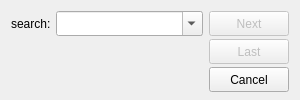
<?xml version="1.0" encoding="UTF-8"?>
<ui version="4.0">
 <class>SuperFindBox</class>
 <widget class="QFrame" name="SuperFindBox">
  <property name="geometry">
   <rect>
    <x>0</x>
    <y>0</y>
    <width>300</width>
    <height>100</height>
   </rect>
  </property>
  <property name="sizePolicy">
   <sizepolicy hsizetype="Minimum" vsizetype="Minimum">
    <horstretch>0</horstretch>
    <verstretch>0</verstretch>
   </sizepolicy>
  </property>
  <property name="minimumSize">
   <size>
    <width>300</width>
    <height>100</height>
   </size>
  </property>
  <property name="windowTitle">
   <string>Frame</string>
  </property>
  <layout class="QHBoxLayout" name="horizontalLayout_2">
   <item>
    <layout class="QVBoxLayout" name="verticalLayout_2">
     <item>
      <layout class="QHBoxLayout" name="horizontalLayout" stretch="1,9">
       <property name="spacing">
        <number>5</number>
       </property>
       <item>
        <widget class="QLabel" name="label">
         <property name="sizePolicy">
          <sizepolicy hsizetype="Preferred" vsizetype="Minimum">
           <horstretch>0</horstretch>
           <verstretch>0</verstretch>
          </sizepolicy>
         </property>
         <property name="minimumSize">
          <size>
           <width>0</width>
           <height>0</height>
          </size>
         </property>
         <property name="maximumSize">
          <size>
           <width>16777215</width>
           <height>25</height>
          </size>
         </property>
         <property name="text">
          <string>search:</string>
         </property>
        </widget>
       </item>
       <item>
        <widget class="QComboBox" name="comboBox">
         <property name="sizePolicy">
          <sizepolicy hsizetype="Minimum" vsizetype="Minimum">
           <horstretch>0</horstretch>
           <verstretch>0</verstretch>
          </sizepolicy>
         </property>
         <property name="minimumSize">
          <size>
           <width>80</width>
           <height>25</height>
          </size>
         </property>
         <property name="maximumSize">
          <size>
           <width>16777215</width>
           <height>25</height>
          </size>
         </property>
         <property name="editable">
          <bool>true</bool>
         </property>
        </widget>
       </item>
      </layout>
     </item>
     <item>
      <spacer name="verticalSpacer">
       <property name="orientation">
        <enum>Qt::Vertical</enum>
       </property>
       <property name="sizeHint" stdset="0">
        <size>
         <width>20</width>
         <height>40</height>
        </size>
       </property>
      </spacer>
     </item>
    </layout>
   </item>
   <item>
    <layout class="QVBoxLayout" name="verticalLayout">
     <property name="spacing">
      <number>5</number>
     </property>
     <item>
      <widget class="QPushButton" name="pushButton_3">
       <property name="enabled">
        <bool>false</bool>
       </property>
       <property name="sizePolicy">
        <sizepolicy hsizetype="Minimum" vsizetype="Minimum">
         <horstretch>0</horstretch>
         <verstretch>0</verstretch>
        </sizepolicy>
       </property>
       <property name="minimumSize">
        <size>
         <width>80</width>
         <height>25</height>
        </size>
       </property>
       <property name="maximumSize">
        <size>
         <width>16777215</width>
         <height>25</height>
        </size>
       </property>
       <property name="text">
        <string>Next</string>
       </property>
      </widget>
     </item>
     <item>
      <widget class="QPushButton" name="pushButton">
       <property name="enabled">
        <bool>false</bool>
       </property>
       <property name="sizePolicy">
        <sizepolicy hsizetype="Minimum" vsizetype="Minimum">
         <horstretch>0</horstretch>
         <verstretch>0</verstretch>
        </sizepolicy>
       </property>
       <property name="minimumSize">
        <size>
         <width>80</width>
         <height>25</height>
        </size>
       </property>
       <property name="maximumSize">
        <size>
         <width>16777215</width>
         <height>25</height>
        </size>
       </property>
       <property name="text">
        <string>Last</string>
       </property>
      </widget>
     </item>
     <item>
      <widget class="QPushButton" name="pushButton_2">
       <property name="sizePolicy">
        <sizepolicy hsizetype="Minimum" vsizetype="Minimum">
         <horstretch>0</horstretch>
         <verstretch>0</verstretch>
        </sizepolicy>
       </property>
       <property name="minimumSize">
        <size>
         <width>80</width>
         <height>25</height>
        </size>
       </property>
       <property name="maximumSize">
        <size>
         <width>16777215</width>
         <height>25</height>
        </size>
       </property>
       <property name="text">
        <string>Cancel</string>
       </property>
      </widget>
     </item>
    </layout>
   </item>
  </layout>
 </widget>
 <resources/>
 <connections/>
</ui>
